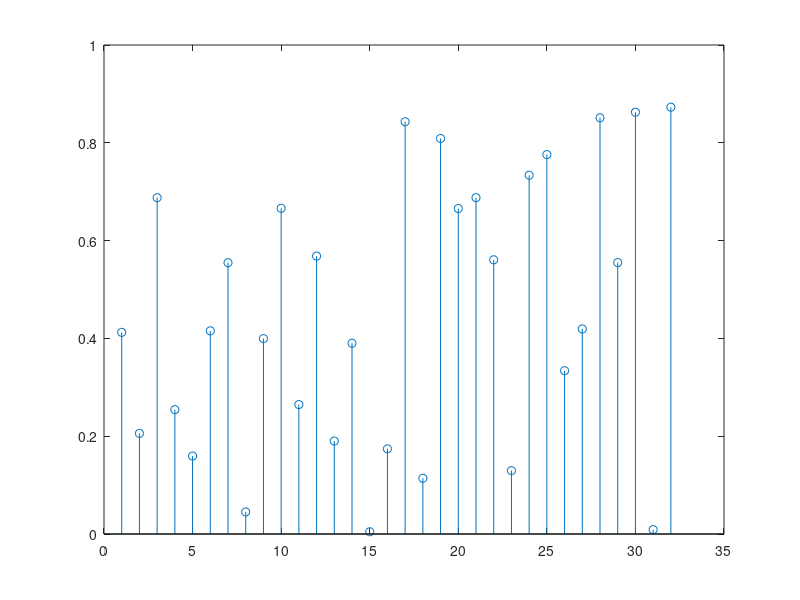

MATLAB code to generate this figure: (Note: this script raises an error after producing the figure.)

clear;
clc;
close all;

x = rand (1,32);

figure(1)
stem(x);

X = IDFT(x);

T = cpAdder(X);

figure(2)
stem(abs(T));

wc = 10^8;

[t,Tr] = trans(T,wc);

figure(3)
plot(t,Tr);

[b,a] = butter(4,wc/(10^9/2));

Tt = Tr.*cos(2*pi*wc*t);

y = filter(b,a,Tt);

figure(4)
plot(t,y)

x2 = rand(1,32);

X2 = IDFT(x2);

T2 = cpAdder(X2);

[t,Tr2] = trans(T2,wc*5);

Tn = Tr + Tr2;

Ttt = Tn.*cos(2*pi*wc*t);
Ttx = Tn.*cos(2*pi*5*wc*t);


[b,a] = butter(4,wc/(10^9/2));

y2 = filter(b,a,Ttt);
y3 = filter(b,a,Ttx);


figure(5)
plot(t,y2)
hold on
plot(t,y3)



h = [0.5,0,0,0.4,0,0.35,0.3,0];
h = upsample(h,1000);

Trr = conv(Tr,h);

rt = linspace(0,10^(-9)*(length(Trr)-1),length(Trr));

[H,w] = ctft(Trr,10^9);
figure(6)
plot(w,abs(H))
hold on
[H1,w1] = ctft(Tr,10^9);
plot(w1,abs(H1))


[b,a] = butter(4,wc/(10^9/2));

Trt = Trr.*cos(2*pi*wc*rt);
y4 = filter(b,a,Trt);

figure(7)
plot(rt,y4)
hold on
plot(t,y);


